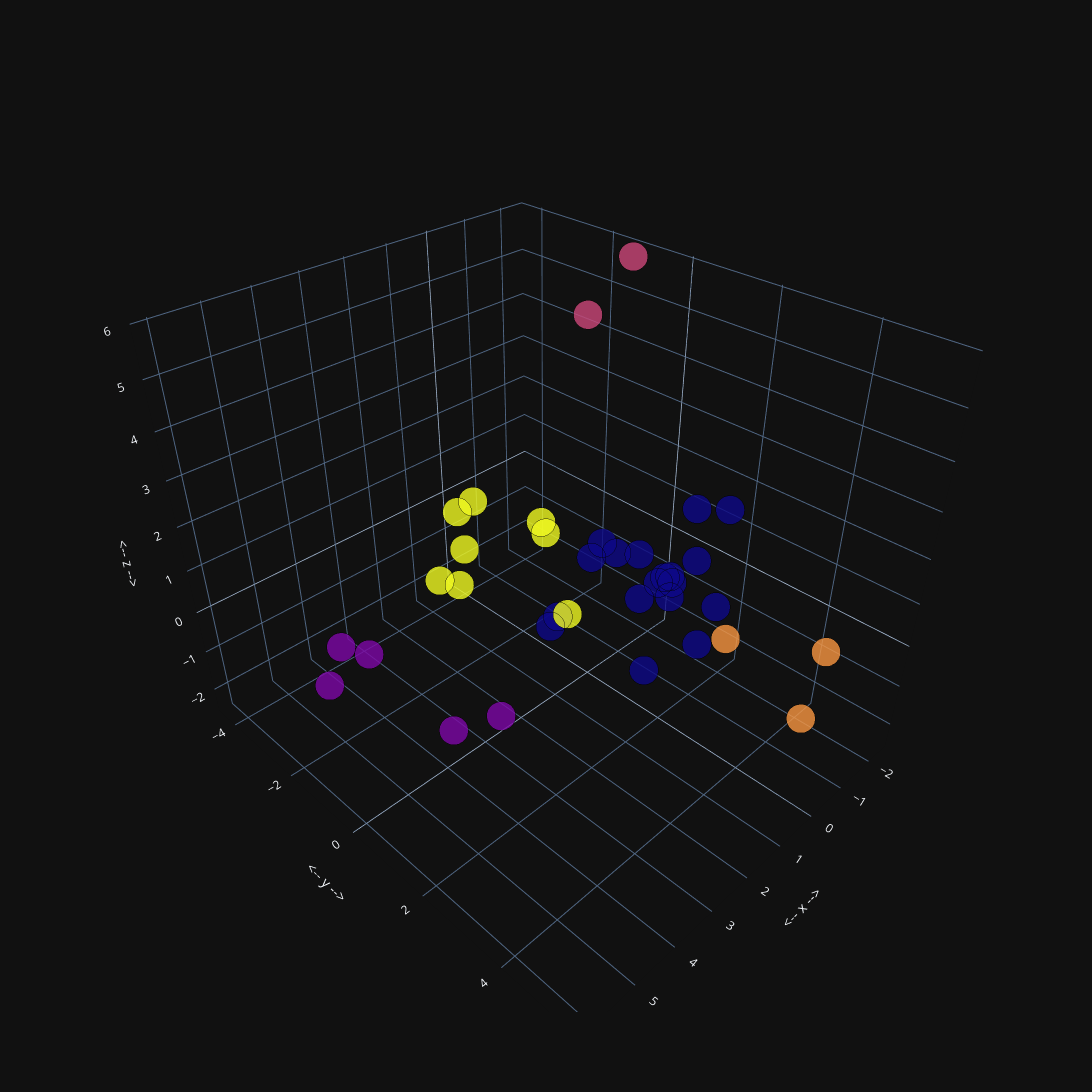

Here is the notebook cell this chart was saved with:
### Code cell
import plotly.graph_objs as go

Scene = dict(xaxis = dict(title  = '<-- x -->'),yaxis = dict(title  = '<-- y -->'),zaxis = dict(title  = '<-- z -->'))

# model.labels_ is nothing but the predicted clusters i.e y_clusters
# , hover_name="text"
labels = model.labels_
#trace = go.Scatter3d(x=X[:, 0], y=X[:, 1], z=X[:, 2], mode='markers',marker=dict(color = labels, size= 10, line=dict(color= 'black',width = 10),opacity=0.8))
trace = go.Scatter3d(x=X[:, 0],
                     y=X[:, 1],
                     z=X[:, 2],
                     mode='markers',
                     # in text put first 50 characters of the tweet
                     text=df['texto-original'].str[:150],
                     marker=dict(color = labels, size= 10, line=dict(color= 'black',width = 10),opacity=0.8))
layout = go.Layout(margin=dict(l=0,r=0),scene = Scene,height = 1200,width = 1200, template="plotly_dark")
data = [trace]
fig = go.Figure(data = data, layout = layout)
fig.show()

### Figure 1 — Plotly figure (JSON) as saved in the notebook; plotly's stock layout.template omitted (floating-point values rounded to 4 significant figures)
{"data": [{"marker": {"color": [0, 0, 1, 1, 0, 0, 4, 0, 0, 4, 4, 3, 1, 3, 0, 0, 1, 4, 3, 4, 0, 0, 0, 2, 0, 0, 0, 2, 4, 0, 1, 4, 0, 0, 0, 4], "line": {"color": "black", "width": 10}, "opacity": 0.8, "size": 10}, "mode": "markers", "text": ["Pobres #MasistasIgnorantes piensan que por andar con #TioTongo, su nuevo #MasiMula #MasiLlunku, van a ser bienvenidos en #SantaCruzBo 🤡🤡🤡\nIgual le vam", "@DraInterleucina @LuisFerCamachoV @ElgobernadorLfc Hay que darle #RevocaTongo al tipejo", "El tongo siempre fue maleante. Mandó a desvalijar la casa de su padre en cuánto se esteró de su fallecimiento. Vaciaron 2 cajas fuertes con mucho dine", "Así justifica lo tan obvio 🙄como su supuesto autoatentado \n#RevocaTongo #JhonnyNoEsAmigo https://t.co/jWOYjg35H7", "@grupoeldeber #revocatongo", "@pajarocantor007 #Revocatongo", "¡Qué tal! ¡Así nomás había sido!🤨 #RevocaTongo https://t.co/OBMMJVA3PG", "https://t.co/9v7OJZ4MjB en #SantaCruz lamentamos tener un Gobierno q envíe a 2 ministros a  vulnerar el derecho a la protesta y un Alcalde VENDIDO al ", "#Tongo dice \"yo soy el pueblo\" 😂😂😂😂😂😂😂😂😂⁉️⁉️⁉️\nDebería decir:\n \"YO TAMBIÉN LE ROBO AL PUEBLO\" ‼️‼️‼️\n$us 300 SOBRE PRECIO POR COMPUTADORA (ladrillo) #", "Yo no obedece a nadie solo al MAS . POR ESO #REVOCATONGO https://t.co/UbdCvGnPdO", "@grupoeldeber Porque al yoni le gusta atragantarse con sobras!\n#Revocatongo", "Los entendidos ingenieros en sistemas y peritos informáticos dicen que el procesador y la memoria RAM de éstos equipos son antiguos y con poca capacid", "Pobre #MasiTongo, no es más un pobre #MasiLlunku, igual te vamos a hacer #RevocaTongo ....(correcto no dos vendido fuiste compra de por unas cuantas m", "@abecor_BOLIVIA #revocatongo este sinvergüenza cara dura debería irse a su casa es mucho pícaro  a verdad es todo un masista ahora más que declarado e", "@grupoeldeber Váyanse a la mierda tongo de mierda carisimas esas quipus sinvergüenza de mierda tcomo todo masista comprando lo viejo para que diga que", "@grupoeldeber Tongo sinvergüenza pícaro cara dura traidor y masista y como todo masista siempre robando enserió que tiene que salir de la alcaldía es ", "#RevocaTongo https://t.co/EpwBwy84f7", "@JhonnyTuAmigo queremos saber ¿qué pasa con esto? \n#RevocaTongo https://t.co/vMRCWnuujj", "@AndreitaBolivia #revocatongo", "@grupoeldeber TRaidor🤬  #Revocatongo", "#TongoAzulino\n#Vendido\n#QuipusDeWebo\n#RevocaTongo\n#SantaCruzNoOlvida\n#ChauTongo https://t.co/MbnQPb5GUm", "En Santa Cruz #Revocatongo en La Paz como se podría llamar???", "El chiste de cuenta solo.....\n#SantaCruzBo no merece \ntener un alcalde #MasiTongo, por eso #Censo2023 y luego si o si \n#RevocaTongo https://t.co/9gxFR", "Con bombos y platillos, rodeado de medios de comunicación social, el alcalde farsante #JhonnyFernandez anunciaba la entrega de un carro bombero. Qué p", "Que se le dice cuando entras bien adentro de la caca y ya no puedes salir?\nEmbarrado \nJodido?\n#Revocatongo \nTe vas porque te vas. https://t.co/UPMHdfm", "@genaritotm Este flojo no sirve para nada.\n#JhonnyFernandez \n#AlcaldeFarzante\n#RevocaTongo", "@grupoeldeber #RevocaTongo", "@grupoeldeber Regla de caballeros:\n\nSi tenej cuerpo de turril y tu cuello esta en la cola de paja que te gastás…. No uses camisa de diseñadoooor! NO!\n", "#RevocaTongo Ya! https://t.co/WWO8LJOUjZ https://t.co/UEro2vKJ9c", "La verdadera marcha y paro que deberíamos hacer es para que los gremiales dejen de hacer lo que les da la gana en Santa Cruz…Jhonny está convirtiendo ", "#SantaCruzBolivia | Ciudadanos cruceños piden REVOCATORIO AL ALCADE Jhonny Fernandez.\n#REVOCATONGO https://t.co/jFkdysI1xr", "Por qué habrá cambiado de opinión #JhonnyFernandez? Su traición y su condena civil ya están determinadas. \n\n#RevocaTongo \n#RevocatorioYa https://t.co/", "El origen del hit del momento en Santa Cruz. #Revocatongo https://t.co/s4mtzMiKZR", "@grupoeldeber Andate titerillo del MAS, rescatá la poca dignidad que tienes #revocatongo", "#RevocaTongo #RevocaTongo #RevocaTongo\nY si no se puede #CabildoYa https://t.co/UyRSQXgHsL", "#URGENTE 🚨🚨🚨🚨🚨🚨🚨CRUCEÑOS Y NO CRUCEÑOS QUÉ AMAMOS NUESTRO PUEBLO BENDITO . APOYEMOS PARA PEDIR REVOCATORIO . EL ALCALDE DE SANTA CRUZ . ESTA REGALANDO", null, null, null, null, null, null, null, null, null, null, null, null], "type": "scatter3d", "x": [-0.9196, -1.11, 6.046, 3.763, -2.33, -2.345, 1.976, -1.315, -1.819, -0.1226, 0.5214, 0.5262, 4.403, -0.1972, -2.306, 1.447, 5.635, -0.941, -0.8789, -1.933, -1.719, -1.465, -1.102, -2.345, 1.072, -1.942, -1.028, -2.111, -0.2494, 0.6546, 5.696, -0.9242, -1.317, -2.198, -0.8872, 1.765], "y": [-0.8248, 1.176, -0.5016, 1.338, 0.9289, 1.612, -2.44, -0.4608, 0.5061, -4.297, -3.331, 5.455, 0.758, 3.273, -0.5562, 0.2841, 0.1996, -2.384, 4.977, -3.233, 1.251, 0.9738, 2.366, -1.251, 0.1222, -1.432, 1.268, -2.188, -3.873, 2.059, -0.5375, -1.518, 0.7238, -0.5459, 2.157, -2.057], "z": [-0.4076, 0.03349, 0.5456, -0.4646, -0.3211, 1.277, -0.3512, -0.3013, -0.7091, -0.4653, -0.7144, 0.06462, -0.7809, 0.1443, -2.126, -0.325, 1.424, -0.2282, 0.4349, -1.405, 1.422, -0.4211, -0.09601, 5.778, -0.3752, -0.8169, -0.4035, 4.379, -0.04538, -0.8553, 1.178, -2.344, -0.4757, -0.8187, -1.054, -0.3755]}], "layout": {"height": 1200, "margin": {"l": 0, "r": 0}, "scene": {"xaxis": {"title": {"text": "<-- x -->"}}, "yaxis": {"title": {"text": "<-- y -->"}}, "zaxis": {"title": {"text": "<-- z -->"}}}, "width": 1200}}
